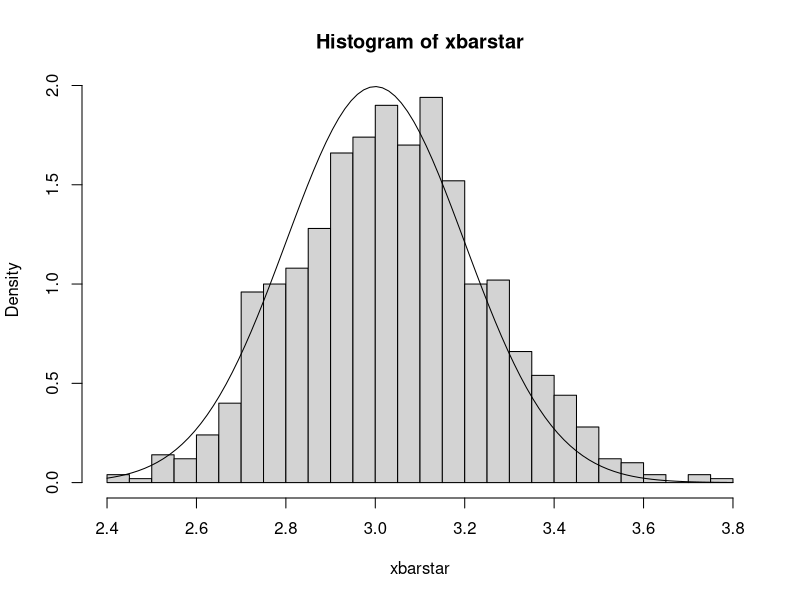

Source code (R): (Note: this script raises an error after producing the figure.)
## ---- chunk 1
srs <- rnorm(25, mean = 3)
resamps <- replicate(1000, sample(srs, 25, TRUE), simplify = FALSE)
xbarstar <- sapply(resamps, mean, simplify = TRUE)
## ---- chunk 2
hist(xbarstar, breaks = 40, prob = TRUE)
curve(dnorm(x, 3, 0.2), add = TRUE) # overlay true normal density
## ---- chunk 3
mean(xbarstar)
mean(srs)
mean(xbarstar) - mean(srs)
## ---- chunk 4
sd(xbarstar)
## ---- chunk 5
resamps <- replicate(1000, sample(rivers, 141, TRUE), simplify = FALSE)
medstar <- sapply(resamps, median, simplify = TRUE)
sd(medstar)
## ---- chunk 6
median(rivers)
mean(medstar)
mean(medstar) - median(rivers)
## ---- chunk 7
mean_fun <- function(x, indices) mean(x[indices])
boot(data = srs, statistic = mean_fun, R = 1000)
## ---- chunk 8
median_fun <- function(x, indices) median(x[indices])
boot(data = rivers, statistic = median_fun, R = 1000)
## ---- chunk 9
btsamps <- replicate(2000, sample(stack.loss, 21, TRUE), simplify = FALSE)
thetast <- sapply(btsamps, median, simplify = TRUE)
mean(thetast)
median(stack.loss)
quantile(thetast, c(0.025, 0.975))
## ---- chunk 10
med_fun <- function(x, ind) median(x[ind])
med_boot <- boot(stack.loss, med_fun, R = 2000)
boot.ci(med_boot, type = c("perc", "norm", "bca"))
## ---- chunk 11
oneway_test(len ~ supp, data = ToothGrowth)
## ---- chunk 12
t.test(len ~ supp, data = ToothGrowth, 
       alt = "greater", var.equal = TRUE)
## ---- chunk 13
A <- show(oneway_test(len ~ supp, data = ToothGrowth))
B <- t.test(len ~ supp, data = ToothGrowth, alt = "greater", var.equal = TRUE)
